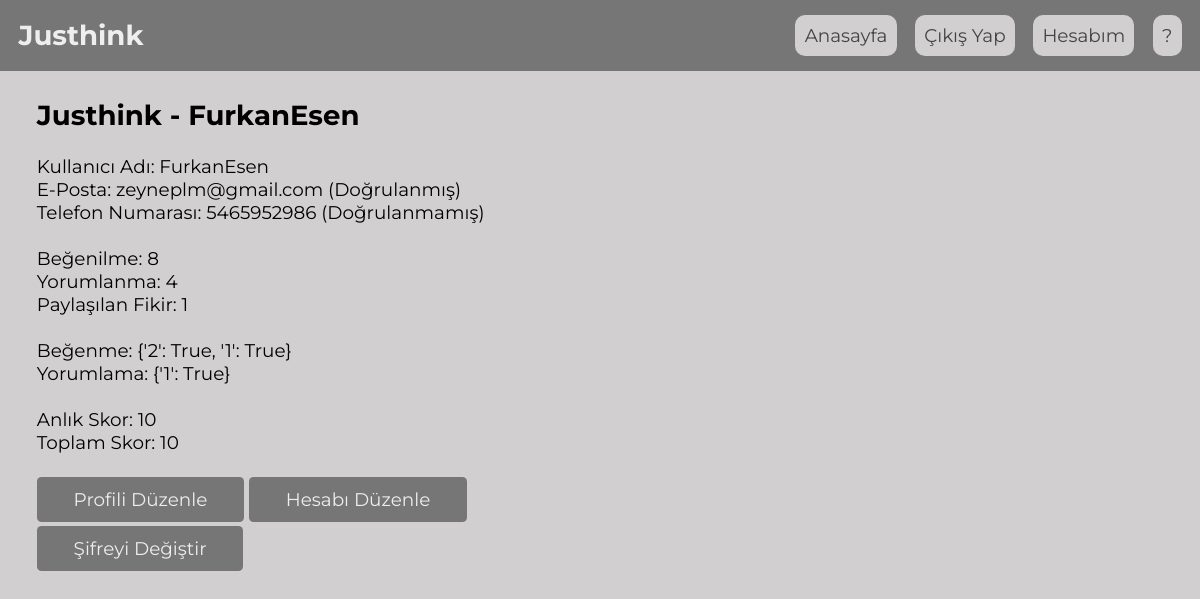
The page /auth/profile/FurkanEsen (signed in) on the database its author committed.
### authentication/models.py (models this page shows)
class Profile(models.Model):
    id = models.AutoField(primary_key=True)
    phone_number = models.CharField(max_length=10,  validators=[MinLengthValidator(10)])
    phone_verification_token = models.CharField(max_length=6)
    phone_verification_deadline = models.DateTimeField(default=datetime.datetime.now().replace(tzinfo=None))
    is_phone_verified = models.BooleanField(default=False)
    profile_creation_date = models.DateTimeField(default=datetime.datetime.now().replace(tzinfo=None))
    user = models.OneToOneField(User, on_delete=models.CASCADE)
    is_mail_verified = models.BooleanField(default=False)
    mail_verification_token = models.CharField(max_length=32, default='')
    mail_verification_deadline = models.DateTimeField(default=datetime.datetime.now().replace(tzinfo=None))
    topic_suggestion_cooldown = models.DateTimeField(default=datetime.datetime.now().replace(tzinfo=None))
    energy = models.IntegerField(default=5)
    liked_ideas = models.JSONField(default=dict, blank=True)
    commented_ideas = models.JSONField(default=dict, blank=True)
    my_idea_likes = models.IntegerField(default=0)
    my_idea_comments = models.IntegerField(default=0)
    total_ideas = models.IntegerField(default=0)
    current_score = models.IntegerField(default=0)
    total_score = models.IntegerField(default=0)
    ui_theme = models.CharField(choices=UI_THEMES, default='tema1', blank=False, max_length=10)

### authentication/views.py (the view)
# urls.py: re_path('profile/(?P<profile_user>.*)', profile_view, name = 'profile'),
@login_required
def profile_view(request, profile_user):
    if profile_user == 'edit_profile':
        return edit_profile_view(request)
    elif profile_user == 'edit_account':
        return edit_account_view(request)
    elif profile_user == 'change_password':
        return change_password_view(request)
    username = profile_user if profile_user != '' else request.user.username
    try:
        user = User.objects.get(Q(username = username))
        user_profile = Profile.objects.get(Q(user = user))
    except User.DoesNotExist:
        return HttpResponseNotFound('Böyle bir kullanıcı sistemde kayıtlı değil.')
    except Profile.DoesNotExist:
        return HttpResponseNotFound('Bu kullanıcının profilini görüntüleyemezsin.')
    else:
        return render(request, 'profile.html', {'username': username, 't_user': user, 'profile': user_profile})

### templates/profile.html (shortened to what this page needs)
{% extends 'base.html' %}
{% block head %} <link rel="stylesheet" href="/static/profile.css"> {% endblock head %}
{% block content %}
<div class="profile-show">
    <h2>Justhink - {{username}}</h2>
    <div class="profile-view">
        <br>
        <div class="stats">
            <ul>
                <li>Kullanıcı Adı: <span>{{ username }}</span></li>
                <li>E-Posta: <span>{{ user.email }} ({% if profile.is == False %}<a href="../resendverification">Doğrulanmamış</a>{% else %}Doğrulanmış{% endif %})</span></li>
                <li>Telefon Numarası: <span>{{ profile.phone_number }} ({% if profile.phone_number != "" and profile.is_phone_verified == False %}<a href="../phonenumberverification">Doğrulanmamış</a>{% elif profile.is_phone_verified == True %}Doğrulanmış{% else %}<a href="edit_profile">Eklenmemiş</a>{% endif %})</span></li>
                <br>
                <li>Beğenilme: <span>{{ profile.my_idea_likes }}</span></li>
                <li>Yorumlanma: <span>{{ profile.my_idea_comments }}</span></li>
                <li>Paylaşılan Fikir: <span>{{ profile.total_ideas }}</span></li> <br>
                <li>Beğenme: <span>{{ profile.liked_ideas }}</span></li>
                <li>Yorumlama: <span>{{ profile.commented_ideas }}</span></li> <br>
                <li>Anlık Skor: <span>{{ profile.total_score }}</span></li>
                <li>Toplam Skor: <span>{{ profile.total_score }}</span></li> <br>
            </ul>
        </div>
        <div class="control-btns">
            <div class="edit-fields">
                <a href="edit_profile" class="btn-primary edit_profile">Profili Düzenle</a>
                <a href="edit_account" class="btn-primary edit_account">Hesabı Düzenle</a>
            </div>
            <a href="change_password" class="btn-primary change_pass">Şifreyi Değiştir</a>
        </div>
    </div>
</div>
{% endblock %}

### static/index.css (style rules this page uses)
html { overflow-x: hidden; }

### static/profile.css (style rules this page uses)
html { overflow-y: hidden }
.control-btns a { display: inline-block; }
.change_pass { margin-top: .2rem; }

### rows shown on the page
Profile: phone_number "5465952986", my_idea_likes "8", my_idea_comments "4", total_ideas "1", liked_ideas "{'2': True, '1': True}", commented_ideas "{'1': True}", total_score "10"

### other values the page prints
{{ username }} "FurkanEsen"
{{ user.email }} "zeyneplm@gmail.com"
